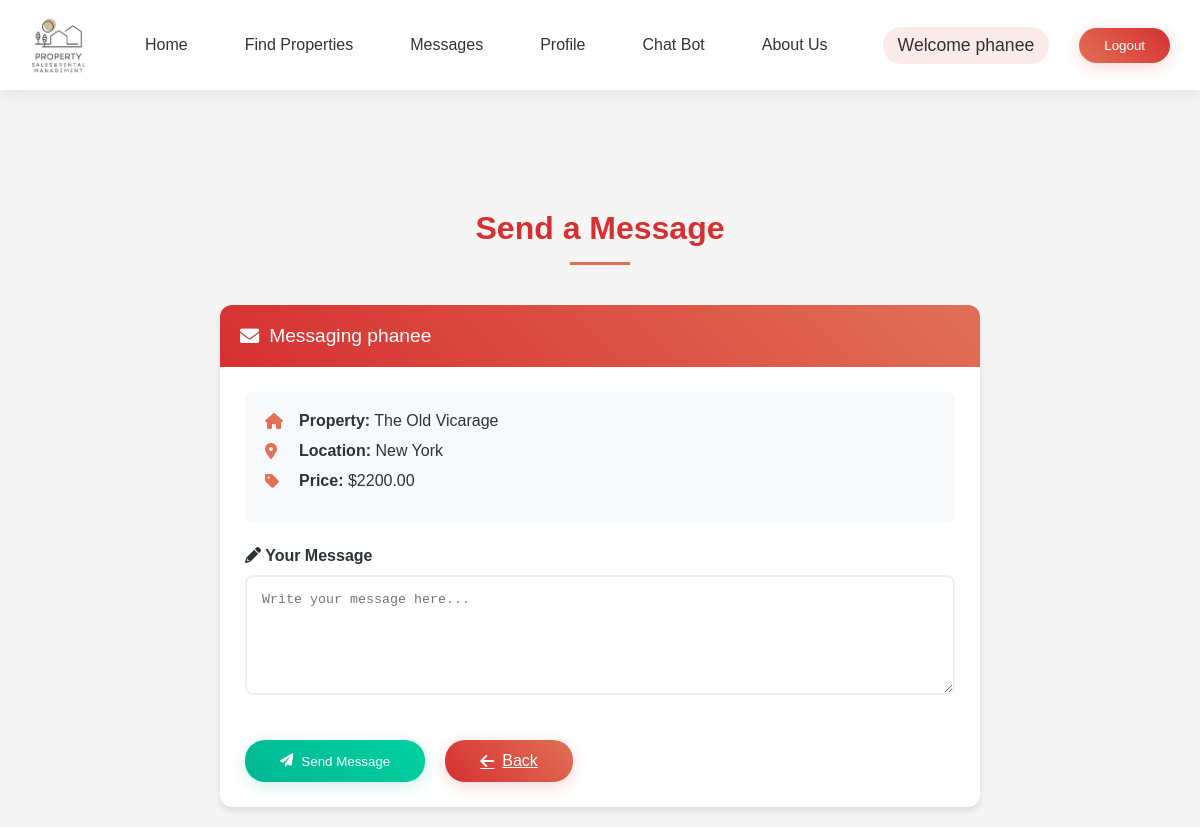
The app's page /property/13/send_message/ (signed in), older data.
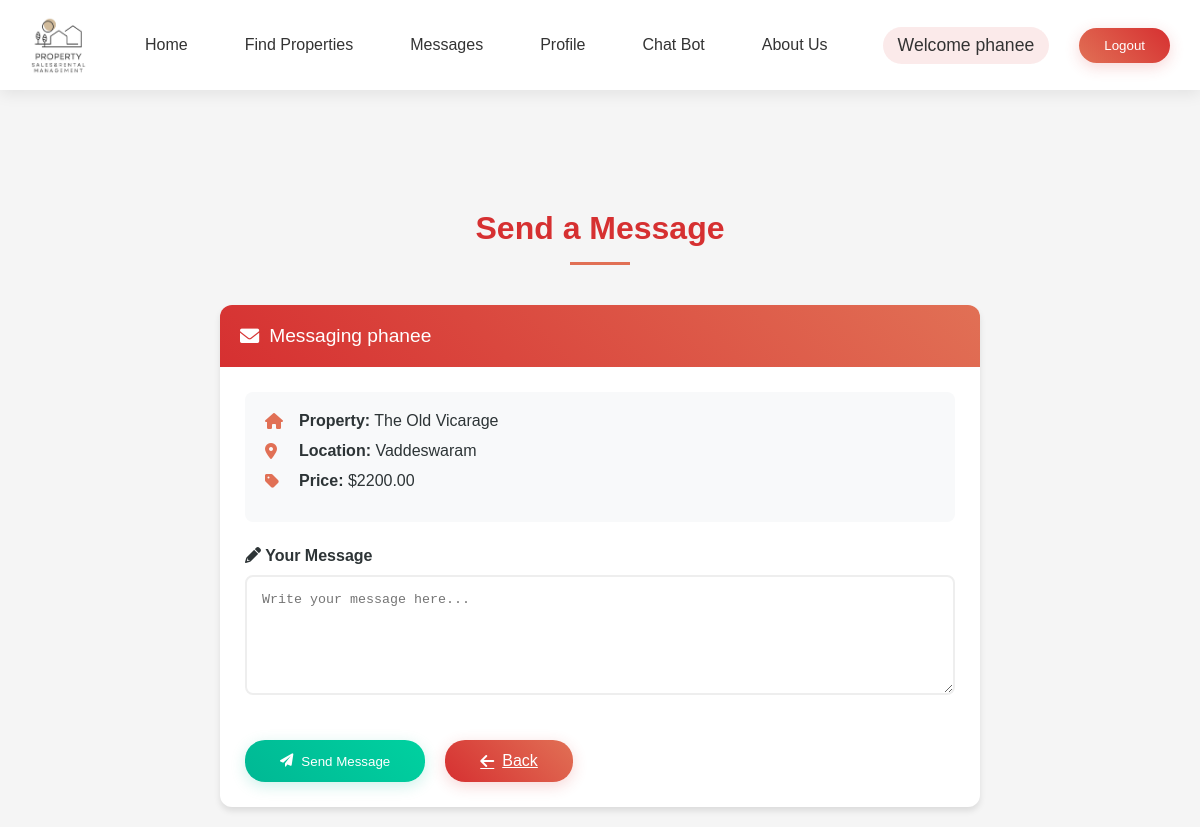
The same page, newer data.
### ownerapp/models.py (models this page shows, shortened)
class Property(models.Model):
    PROPERTY_TYPE_CHOICES = [
        ('Rent', 'Rent'),
        ('Sale', 'Sale'),
    ]
    OCCUPANCY_CHOICES = [
        ('Available', 'Available'),
        ('Not Available', 'Not Available'),
    ]
    PARKING = [
        ('Available', 'Available'),
        ('Not Available', 'Not Available'),
    ]
    title = models.CharField(max_length=200)
    image = models.ImageField(upload_to='property_images/')
    image_2 = models.ImageField(upload_to='property_images/', blank=True, null=True)
    image_3 = models.ImageField(upload_to='property_images/', blank=True, null=True)
    overview = models.TextField(max_length=100)
    location = models.CharField(max_length=200)
    location_url = models.URLField(max_length=500, blank=True, null=True, help_text="OpenStreetMap URL for the property location")
    address = models.TextField(max_length=300, blank=True, null=True)
    property_type = models.CharField(max_length=10, choices=PROPERTY_TYPE_CHOICES, default='Rent')
    price = models.DecimalField(max_digits=10, decimal_places=2)
    description = models.TextField()
    size = models.PositiveIntegerField()
    bedrooms = models.PositiveIntegerField()
    bathrooms = models.PositiveIntegerField()
    parking = models.CharField(max_length=20,choices=PARKING,default='Available')
    year_built = models.PositiveIntegerField()
    flooring_type = models.CharField(max_length=100)
    owner_name = models.CharField(max_length=100, default='Unknown Owner')
    email = models.EmailField()
    phone = models.CharField(max_length=15)
    occupancy_status = models.CharField(max_length=20,choices=OCCUPANCY_CHOICES,default='Available')
    owner = models.ForeignKey(User, on_delete=models.CASCADE, related_name='properties', default=1)

### tenentapp/views.py (the view)
# urls.py: path('property/<int:property_id>/send_message/', views.send_message, name='send_message'),
@login_required
def send_message(request, property_id):
    property = get_object_or_404(Property, id=property_id)
    if request.method == 'POST':
        form = MessageForm(request.POST)
        if form.is_valid():
            message = form.save(commit=False)
            message.tenant = request.user  # Set the tenant as the logged-in user
            message.owner = property.owner  # Set the owner of the property
            message.property = property  # Set the related property
            message.save()  # Save the message to the database
            messages.success(request, "Your message has been sent.")
            return redirect('tenentapp:property_detail', pk=property.id)  # Ensure you have this URL pattern
        else:
            messages.error(request, "Please correct the errors below.")
    else:
        form = MessageForm()
    return render(request, 'tenentapp/send_message.html', {'form': form, 'property': property})

### ownerapp/forms.py
class MessageForm(forms.ModelForm):
    class Meta:
        model = Message
        fields = ['content']
        widgets = {
            'content': forms.Textarea(attrs={
                'class': 'form-control',
                'placeholder': 'Write your message here...',
                'rows': 4,
            }),
        }

### templates/tenentApp/send_message.html (shortened to what this page needs)
{% load static %}
<html lang="en">
<head>
    <link rel="stylesheet" href="https://cdnjs.cloudflare.com/ajax/libs/font-awesome/6.0.0/css/all.min.css">
    <link rel="stylesheet" href="{% static 'css/adminApp/homepage.css' %}">
</head>
<body>
    {% include 'Navbar/tenentNavBar.html' %}
    <div class="message-container">
        <h1 class="message-header">Send a Message</h1>
        <div class="message-card">
            <div class="card-top">
                <i class="fas fa-envelope"></i>
                Messaging {{ property.owner.username }}
            </div>
            <div class="card-content">
                <div class="property-details">
                    <div class="property-item">
                        <i class="fas fa-home"></i>
                        <span><strong>Property:</strong> {{ property.title }}</span>
                    </div>
                    <div class="property-item">
                        <i class="fas fa-map-marker-alt"></i>
                        <span><strong>Location:</strong> {{ property.location }}</span>
                    </div>
                    <div class="property-item">
                        <i class="fas fa-tag"></i>
                        <span><strong>Price:</strong> ${{ property.price }}</span>
                    </div>
                </div>
                <form method="post" class="message-form">
                    <label class="form-label">
                        <i class="fas fa-pencil-alt"></i> Your Message
                    </label>
                    {{ form.content }}
                    <div class="btn-group">
                        <button type="submit" class="send-btn">
                            <i class="fas fa-paper-plane"></i>
                            Send Message
                        </button>
                        <a href="{% url 'tenentapp:property_detail' property.id %}" class="back-btn">
                            <i class="fas fa-arrow-left"></i>
                            Back
                        </a>
                    </div>
                </form>
            </div>
        </div>
    </div>
</body>
</html>

Row changes from the older to the newer data that the page shows:
changed Property "The Old Vicarage": location "New York" → "Vaddeswaram"
